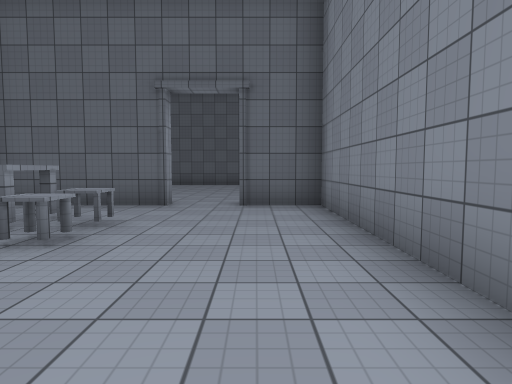
[1] (above)

16 first-person views from a walk through a scene from a Unity 3-D project. The camera is 1.4 m above the floor, tilts 4° down and sees 75° across. The floor is counted in squares, 2 m on a side. Each view is taken from the middle of a square. On the plan, view 1 faces up. The plan holds only what a view shows up to about 10 squares ahead; the rest is blank. The player is left out. Surface patterns are stand-ins for the level's own textures.

[2]
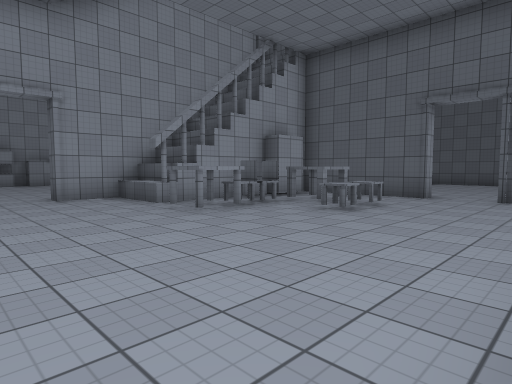

[3]
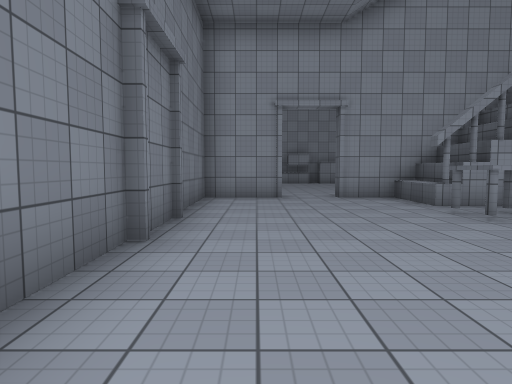

[4]
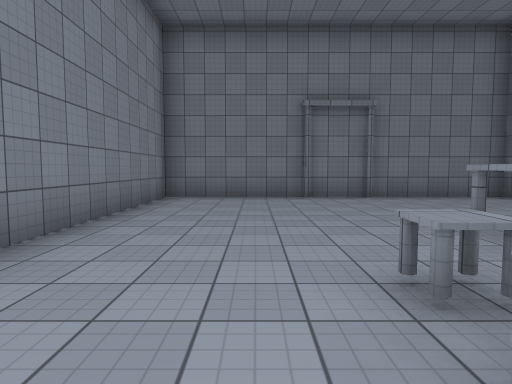

[5]
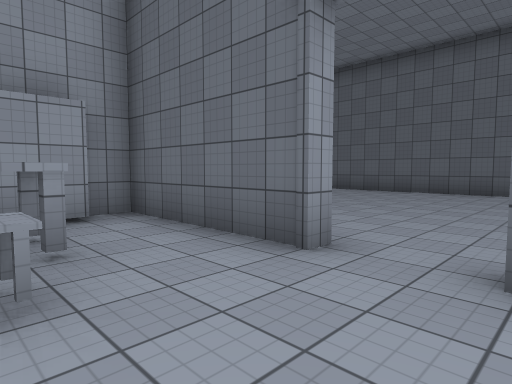

[6]
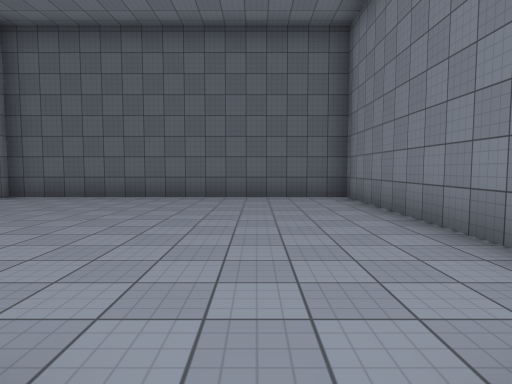

[7]
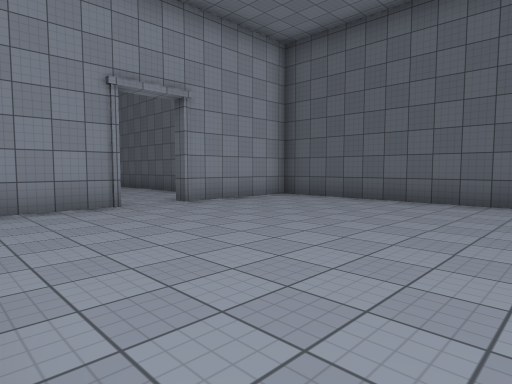

[8]
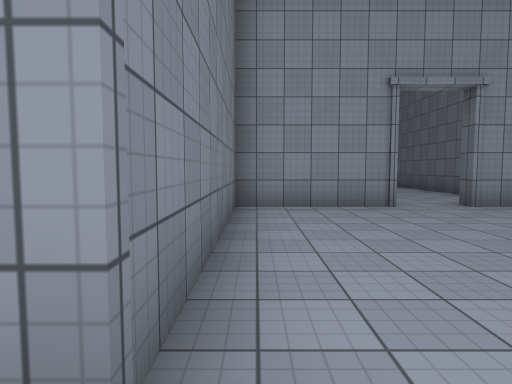

[9]
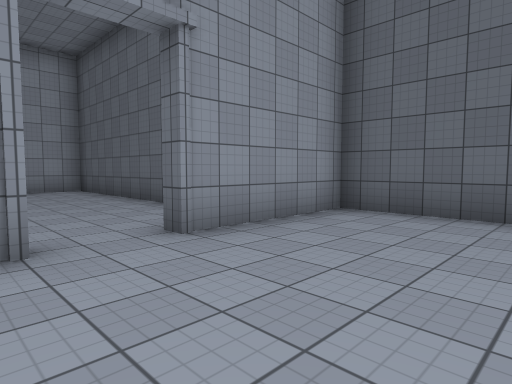

[10]
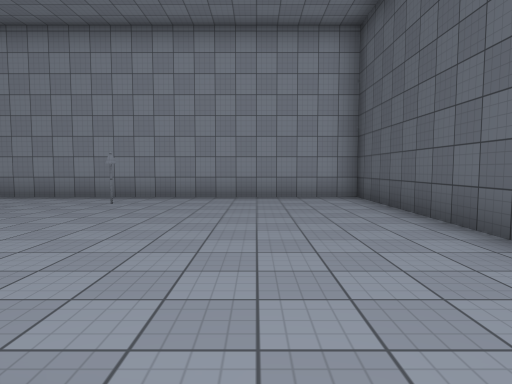

[11]
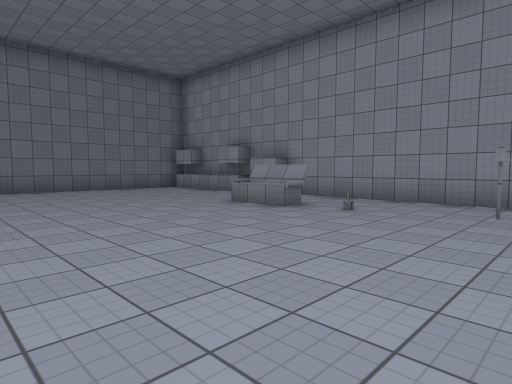

[12]
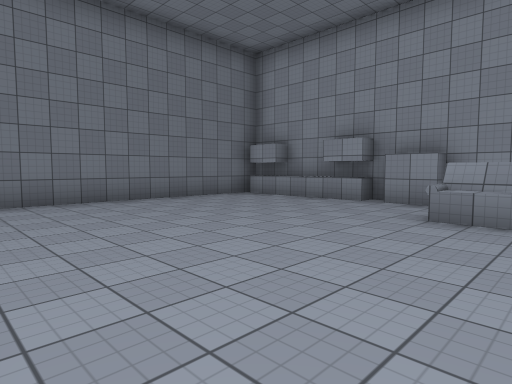

[13]
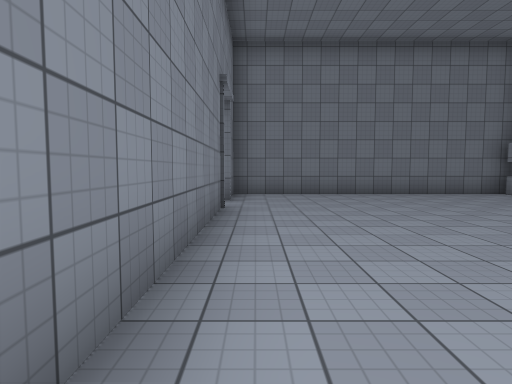

[14]
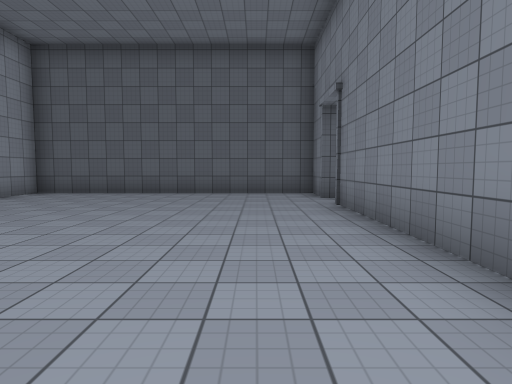

[15]
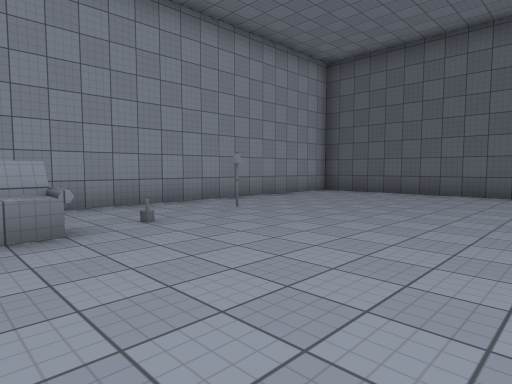

[16]
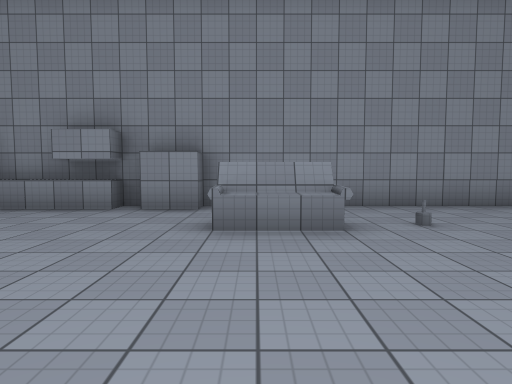

### Floor plan
Points are (right, up) in squares from view 1. A wall is a line through its corners. A room is listed if a view was taken in it or the views show most of it. See-through windows are left out.
Room 1 (views 1, 2, 3, 4, 5)
walls: (-3.7, -3.2) (1.3, -3.2) (1.3, 6.4) (-0.4, 6.4); (-5.2, 4.5) (-5.3, 1.9) (-7.1, 1.9); (-7.1, 2.4) (-7.1, 0); (-4.7, 5.6) (-4.7, 4.5); (-1.7, 6.4) (-5.2, 6.4); (-7.1, -1.4) (-7.1, -3.2) (-3.9, -3.2)
low walls: (-5.2, 1.4) (-7.1, 1.4); (-4.7, 4.5) (-5.2, 4.5); (-4.9, 4.4) (-4.9, 3.5)
ways out: opening at (-1, 6) to room 2; opening at (-7, -1) to room 3; gap at (-5, 2)
objects: table (-4, 1); chair (-4, 2); chair (-4, 3); table (-4, 4) to (-3, 4); stool (-2, 3); stool (-2, 4)
Room 2 (views 6, 7, 8, 9)
walls: (1.3, 8.9) (1.3, 14.3) (-7.1, 14.3) (-7.1, 10.9); (-7.1, 9.6) (-7.1, 6.6) (-6, 6.6); (-5.9, 6.6) (-1.7, 6.6) (-1.7, 6.4)
ways out: opening at (-1, 6) to room 1; opening at (-7, 10) to room 3
Room 3 (views 10, 11, 12, 13, 14, 15, 16)
walls: (-15.2, 0.9) (-15.2, -3.2) (-7.4, -3.2) (-7.4, -2.4); (-7.1, 0) (-7.4, 0) (-7.4, 9.6); (-7.1, 10.9) (-7.4, 10.9) (-7.4, 12.5) (-15.2, 12.5) (-15.2, 2) (-14.8, 2) (-14.8, 1)
low walls: (-14.8, 0.5) (-14.8, -0.5); (-14.8, -1.5) (-14.8, -3)
ways out: opening at (-7, -1) to room 1; opening at (-7, 10) to room 2
objects: other object (-15, -1); lamp (-14, 7); sofa (-13, 3) to (-13, 4); other object (-13, 5)

Positions as (right, up) in squares from view 1, and headings:
1: (0, 0), facing up
2: (1, -2), facing up-left
3: (1, -2), facing left
4: (-1, 5), facing down
5: (0, 4), facing up-left
6: (-1, 6), facing up
7: (-1, 7), facing up-left
8: (-1, 7), facing left
9: (-4, 9), facing up-left
10: (-7, 10), facing left
11: (-8, 8), facing down-left
12: (-8, 4), facing down-left
13: (-8, 6), facing down
14: (-9, 3), facing up
15: (-9, 3), facing up-left
16: (-9, 3), facing left
